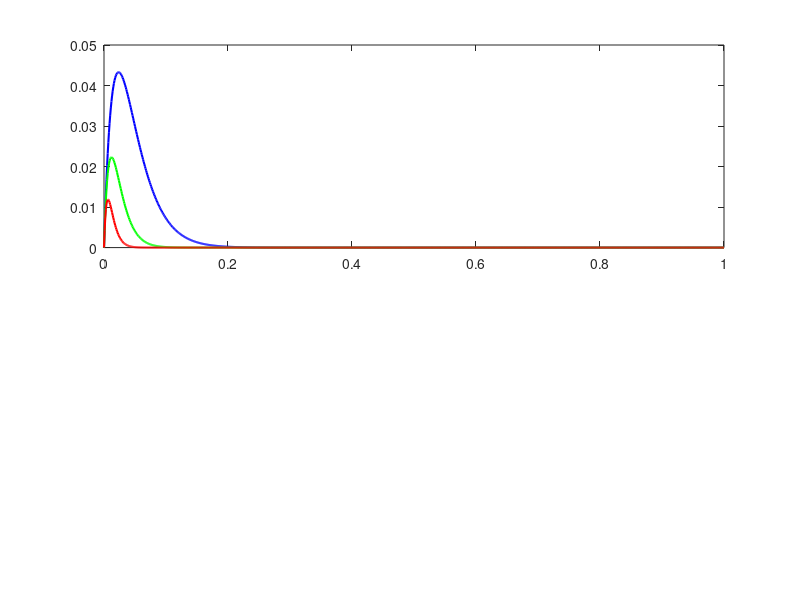

Here is the MATLAB script that generated this plot: (Note: this script raises an error after producing the figure.)
%% ================================================
%  PHASE 3B — Luenberger Observer Design
%  Purva Ghanate | Servo Control Portfolio Project
%% ================================================
clear; clc; close all;

%% --- Plant Parameters ---
R_m = 1.0;
L   = 0.5;
K   = 0.01;
J   = 0.01;
b   = 0.1;

%% --- State Space ---
A = [-b/J,   K/J;
     -K/L,  -R_m/L];
B = [0; 1/L];
C = [1, 0];
D = 0;

%% ================================================
%  STEP 1 — OBSERVABILITY CHECK
%% ================================================
Ob = obsv(A, C);
rank_Ob = rank(Ob);
fprintf('=== Observability Check ===\n')
fprintf('Observability matrix rank: %d (need %d)\n', rank_Ob, size(A,1))
if rank_Ob == size(A,1)
    fprintf('>> System is OBSERVABLE ✓\n\n')
else
    fprintf('>> NOT observable — observer cannot be designed!\n\n')
end

%% ================================================
%  STEP 2 — CONTROLLER (LQR Balanced from 3A)
%% ================================================
Q  = diag([100, 1]);
R  = 0.01;
K_lqr = lqr(A, B, Q, R);

% Feedforward gain
N = -1 / (C * ((A - B*K_lqr) \ B));

fprintf('=== LQR Gains (Balanced, from Phase 3A) ===\n')
fprintf('K = [%.4f, %.4f] | N = %.4f\n\n', K_lqr(1), K_lqr(2), N)

% Controller closed-loop poles
ctrl_poles = eig(A - B*K_lqr);
fprintf('Controller poles: %.4f%+.4fi, %.4f%+.4fi\n\n',...
    real(ctrl_poles(1)), imag(ctrl_poles(1)),...
    real(ctrl_poles(2)), imag(ctrl_poles(2)))

%% ================================================
%  STEP 3 — OBSERVER POLE PLACEMENT
%% ================================================
% Rule: observer poles ~5x faster than controller poles
% Controller dominant pole real part: ~-16.36
% Target observer poles: ~5x = -80 to -100

% We design 3 observers — slow, medium, fast
% to show the effect of observer speed on estimation

obs_poles_slow   = [-40, -45];       % 2.5x faster than controller
obs_poles_medium = [-80, -85];       % 5x faster  (standard rule)
obs_poles_fast   = [-150, -160];     % 10x faster

% Compute observer gains using pole placement
% Note: observer uses (A', C') — dual of controllability problem
L_slow   = place(A', C', obs_poles_slow)';
L_medium = place(A', C', obs_poles_medium)';
L_fast   = place(A', C', obs_poles_fast)';

fprintf('=== Observer Gains ===\n')
fprintf('Slow   L = [%.4f, %.4f]\n', L_slow(1),   L_slow(2))
fprintf('Medium L = [%.4f, %.4f]\n', L_medium(1), L_medium(2))
fprintf('Fast   L = [%.4f, %.4f]\n\n', L_fast(1), L_fast(2))

%% ================================================
%  STEP 4 — SIMULATE OBSERVER ESTIMATION
%  Show how quickly observer estimates converge
%% ================================================
t  = 0:0.001:1;        % time vector
u  = ones(size(t));    % step voltage input

% True initial state: motor starts at rest
x0_true = [0; 0];

% Observer starts with WRONG initial estimate
% (simulates real scenario — you don't know initial current)
x0_obs_wrong = [0; 5];    % wrong current estimate (5A off)

% Build augmented system for simulation
% Real plant
sys_plant = ss(A, B, C, D);

% Observer dynamics: x̂_dot = (A - L*C)*x̂ + B*u + L*y
% We simulate the estimation error: e = x - x̂
% e_dot = (A - L*C)*e

% Simulate for each observer speed
A_err_slow   = A - L_slow*C;
A_err_medium = A - L_medium*C;
A_err_fast   = A - L_fast*C;

% Initial estimation error
e0 = x0_obs_wrong - x0_true;    % [0; 5] error in current

% Simulate error dynamics (how fast error goes to zero)
sys_err_slow   = ss(A_err_slow,   zeros(2,1), eye(2), zeros(2,1));
sys_err_medium = ss(A_err_medium, zeros(2,1), eye(2), zeros(2,1));
sys_err_fast   = ss(A_err_fast,   zeros(2,1), eye(2), zeros(2,1));

% Initial condition response (no input, just IC decay)
[~, ~, x_err_slow]   = initial(sys_err_slow,   e0, t);
[~, ~, x_err_medium] = initial(sys_err_medium, e0, t);
[~, ~, x_err_fast]   = initial(sys_err_fast,   e0, t);

%% ================================================
%  STEP 5 — PLOT ESTIMATION ERROR CONVERGENCE
%% ================================================
figure('Name','Observer Estimation Error','NumberTitle','off')

% Angular velocity estimation error (state 1)
subplot(2,1,1)
plot(t, x_err_slow(:,1),   'b-',  'LineWidth', 1.5); hold on
plot(t, x_err_medium(:,1), 'g-',  'LineWidth', 1.5)
plot(t, x_err_fast(:,1),   'r-',  'LineWidth', 1.5)
yline(0, 'k--', 'LineWidth', 1)
legend('Slow observer','Medium observer','Fast observer')
title('Angular Velocity (\omega) Estimation Error')
xlabel('Time (s)'); ylabel('Error (rad/s)')
grid on

% Armature current estimation error (state 2)
subplot(2,1,2)
plot(t, x_err_slow(:,2),   'b-',  'LineWidth', 1.5); hold on
plot(t, x_err_medium(:,2), 'g-',  'LineWidth', 1.5)
plot(t, x_err_fast(:,2),   'r-',  'LineWidth', 1.5)
yline(0, 'k--', 'LineWidth', 1)
legend('Slow observer','Medium observer','Fast observer')
title('Armature Current (i) Estimation Error')
xlabel('Time (s)'); ylabel('Error (A)')
grid on

sgtitle('Observer Convergence — Starting from Wrong Initial Estimate')

%% ================================================
%  STEP 6 — PRINT CONVERGENCE TIMES
%% ================================================
threshold = 0.01;    % consider converged when error < 1%

fprintf('=== Observer Convergence Times (to < 1%% of initial error) ===\n')
observers = {x_err_slow, x_err_medium, x_err_fast};
obs_names = {'Slow  ', 'Medium', 'Fast  '};

for k = 1:3
    err_norm = vecnorm(observers{k}, 2, 2);
    conv_idx = find(err_norm < threshold * norm(e0), 1);
    if ~isempty(conv_idx)
        fprintf('%s observer converges at t = %.4f s\n',...
            obs_names{k}, t(conv_idx))
    else
        fprintf('%s observer: did not converge in simulation window\n',...
            obs_names{k})
    end
end

%% ================================================
%  STEP 7 — PRINT OBSERVER POLES
%% ================================================
fprintf('\n=== Observer Closed-Loop Poles ===\n')
fprintf('Slow   poles: %s\n', mat2str(round(eig(A - L_slow*C)',   2)))
fprintf('Medium poles: %s\n', mat2str(round(eig(A - L_medium*C)', 2)))
fprintf('Fast   poles: %s\n', mat2str(round(eig(A - L_fast*C)',   2)))
